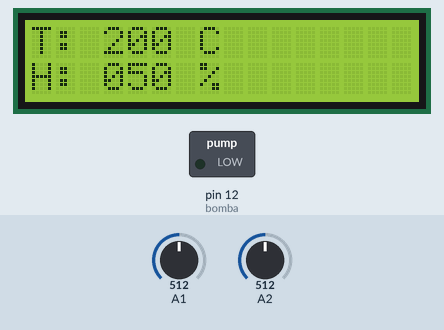
A sketch run on a simulated Arduino Uno, built with avr-gcc and run on an emulated ATmega328P. Shown: 16×2 character LCD, switched loads named in the sketch (green lamp = pin HIGH). The inputs (shaded band) are chosen by the test bench; at power-on: A2 = 512, A1 = 512.

Above: at 1.2 s.
1.3 s: A2 set to 499
At 2.5 s:
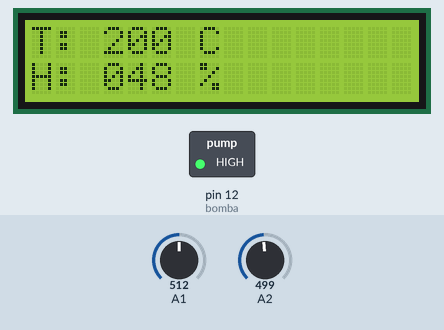
2.8 s: A1 set to 716
At 3.9 s:
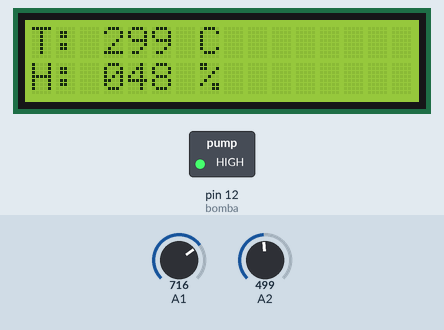
4.3 s: A2 set to 511
5.8 s: A1 set to 900
At 6.1 s:
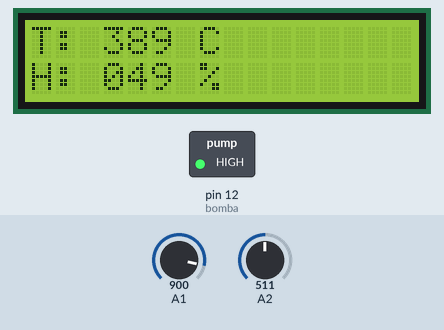
7.3 s: A1 set to 1023
At 8.5 s:
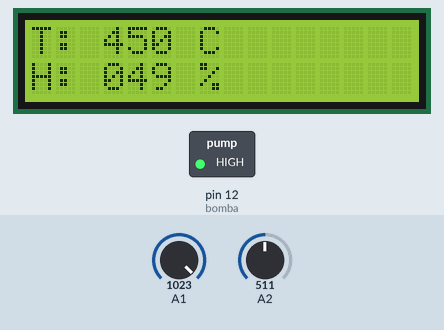
8.8 s: A2 set to 306
At 9.6 s:
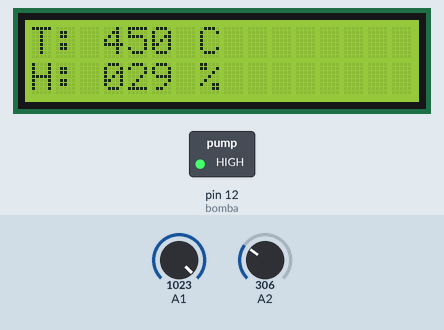
Timing chart, 0 to 11.3 s (numbered marks = the images above; inputs shaded):
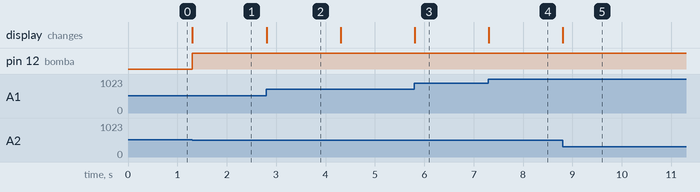

Measured:
- the behaviour switches between 512 and 511 on A2 (found by bisection; images 0 and 1)
- after the input at 1.3 s, pin 12 (bomba): LOW → HIGH at once; the display: changes at once (image 1)
- after the input at 2.8 s, the display: changes at once (image 2)
- after the input at 5.8 s, the display: changes at once (image 3)
- after the input at 7.3 s, the display: changes at once (image 4)
- after the input at 8.8 s, the display: changes at once (image 5)

The sketch:

sistema_riego.ino
```cpp
#include <LiquidCrystal.h>            //llamamos a la librería de la pantalla LCD
LiquidCrystal lcd(8, 9, 4, 5, 6, 7);  //definimos los pines en los cuales va conectada la LCD

int lectura = 0;
int lecturaSoil = 0;
int temperatura = 0.0;

int bomba = 12;

void setup() {
  lcd.begin(16, 2);
  lcd.setCursor(0, 0);
  pinMode(bomba, OUTPUT);
}

void loop() {
  lectura = analogRead(1);
  temperatura = (lectura * (500.0 / 1023.0)) - 50.0;  // para tmp36
  //temperatura = (5.0 * tempC * 100.0)/1024.0; // descomentar para lm35

  lecturaSoil = analogRead(2);
  int valorMapeado = map(lecturaSoil, 0, 1024, 0, 100);

  char strT[10];
  sprintf(strT, "%03d", temperatura);
  String str2t = String(strT);
  String cadena1 = "T: " + str2t + " C";

  char str[10];
  sprintf(str, "%03d", valorMapeado);
  String str2 = String(str);
  String cadena2 = "H: " + str2 + " %";
  lcd.setCursor(0, 0);
  lcd.print(cadena1);
  lcd.setCursor(0, 1);
  lcd.print(cadena2);

  if (valorMapeado < 50) {
    digitalWrite(bomba, HIGH);
  } else {
    digitalWrite(bomba, LOW);
  }
}
```
